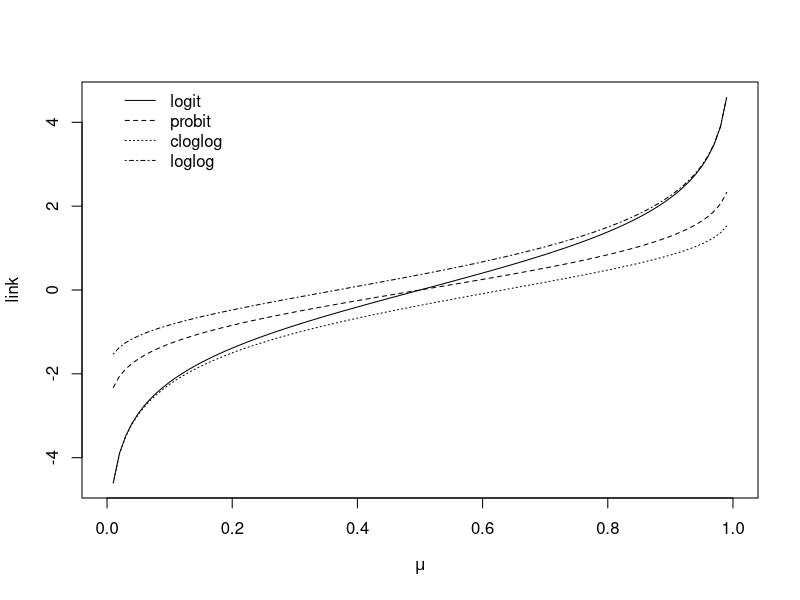
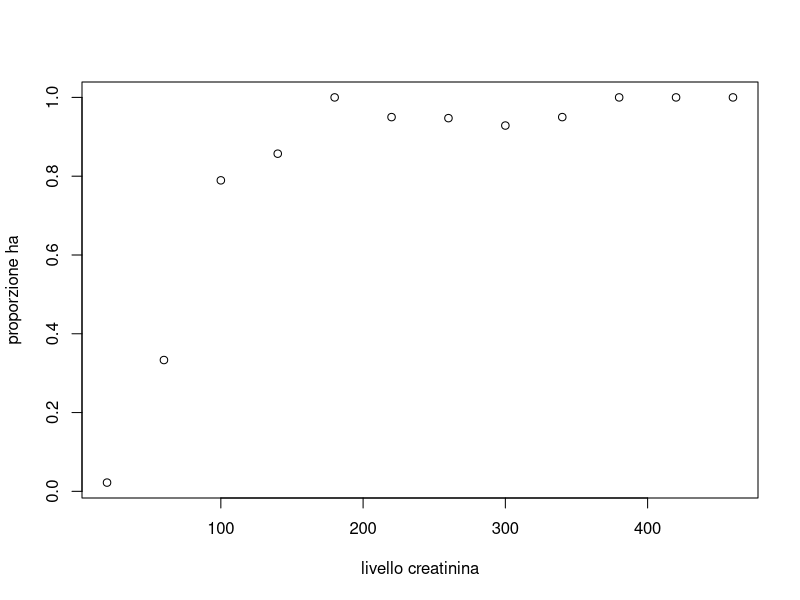
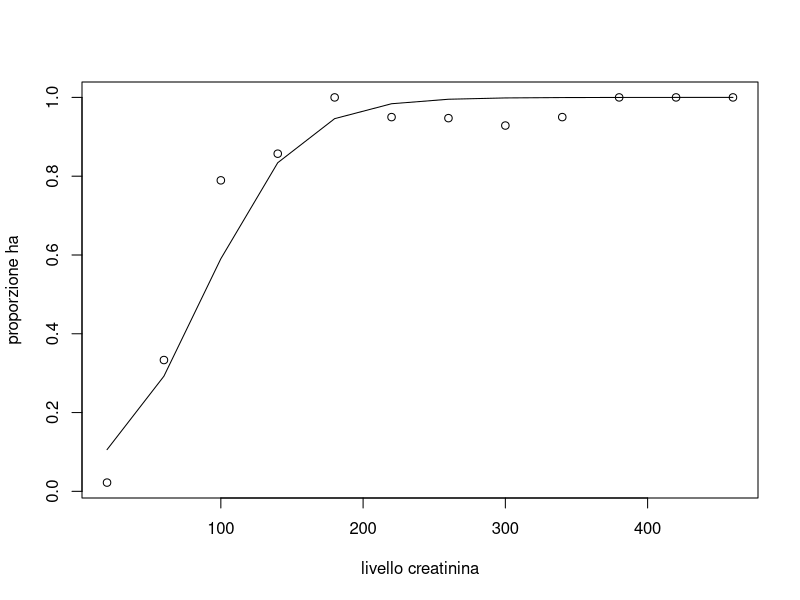

The R source for these figures, in order:


###############
#STATISTICA III
###############


#________________________________
#     LEZIONE 2: GLM IN GENERALE
#________________________________



#In R i glm si stimano con la funzione: glm(formula, family = , data=)

#L'oggetto family specifica sia la famiglia parametrica di tipo DE1, sia il link.

#Un elenco delle DE1 implementate con i rispettivi link canonici (dall'help):
#binomial(link = "logit")
#gaussian(link = "identity")
#Gamma(link = "inverse")
#inverse.gaussian(link = "1/mu^2")
#poisson(link = "log")
#quasi(link = "identity", variance = "constant")
#quasibinomial(link = "logit")
#quasipoisson(link = "log")

#Se non specificato il link di default e' quello canonico.
#I link implementati da R sono: "logit", "probit", "cauchit", "cloglog", "identity",
#"log", "sqrt", "1/mu^2"e "inverse"


#ogni link (oggetto di classe "link-glm") e' una lista che fornisce

#$linkfun:  Link function:  function(mu)
  
#$linkinv:   Inverse link function:  function(eta)
  
#$mu.eta:  Derivative function(eta):  dmu/deta

#$valideta:  function(eta) { TRUE if eta is in the domain of linkinv }.

#$name: a name to be used for the link

#Ad esempio:

make.link("inverse")

#-----------------------------------
#Caratteristiche della funzione glm
#-----------------------------------

help(glm)     #oppure evidenzio glm +F1

#Gli argomenti data, subset, na.action, offset hanno lo stesso significato
#e lo stesso utilizzo che avevano negli lm

#Argomento start: serve per specificare eventuali valori iniziali dei beta presenti nel
#predittore lineare (tipicamente non ce n'e' bisogno perche' l'algoritmo implementato
#in R fornisce in modo efficiente i valori iniziali)

#Argomento control: per scegliere alcune opzioni tecniche che controllano l'algortimo
#IRLS (possono essere utili quando nella stima si verificano problemi di convergenza).
#Ad esempio: 

#epsilon= (di default e' |dev - dev_{old}|/(|dev| + 0.1) <  1e-8.) indica il valore 
#nel cambiamento di due valori successivi nella devianza per poter dichiarare l'avvenuta
#convergenza

#maxit=  (di default e'25) numero massimo di iterazioni



#___________________
#Binomial regression
#___________________

#La famiglia e' binomial, i link implementati sono: logit, probit, cloglog


#-----------------------------
#confronto grafico tra i link
#-----------------------------

link.logit<-function(mu) log(mu/(1-mu))
link.probit<-function(mu) qnorm(mu)
link.cloglog<-function(mu) log(-log(1-mu))
link.loglog<-function(mu) -log(-log(mu))

par(mfrow=c(1,1))
curve(link.logit,0,1,xlab=expression(mu),ylab="link")
curve(link.probit,add=T,lty=2)
curve(link.cloglog,add=T,lty=3)
curve(link.loglog,add=T,lty=4)
legend(0.005,5,legend=c("logit","probit","cloglog","loglog"),lty=c(1,2,3,4),bty = "n")


#Ci sono due modi per specificare la variabile risposta:

#1. si fornisce la proporzione di successi (yi) come risposta e, tra gli argomenti
#della funzione glm, si specificano gli ni (numero di repliche) come weights

#2. si fornisce la risposta come array costituito da due colonne: la prima
#contiene il numero di successi (yitilde) e la seconda il numero degli insuccessi
#(ni-yitilde)


#----------------------------------------------------------------------------------
#Primo esempio con dati dicotomici con replicazioni e 1 esplicativa. Link canonico.
#----------------------------------------------------------------------------------

#DATA SET HEART: 360 pazienti reclutati perche' con sospetti problemi cardiaci (Hand et al., 1994,
#"A handbook of small data sets", Chapman & Hall). Investigazione medica successiva:
#si/no attacco cardiaco (ha)

#ck = livello di creatinina (solo valori centrali di classe)
#h.ok = numero di pazienti senza attacco cardiaco
#h.a = numero di pazienti con attacco cardiaco

#obiettivo: capire se ck puo' essere una buona esplicativa per la probabilita` di ha (=successo)


ck<-c(20,60,100,140,180,220,260,300,340,380,420,460)
seq(20,460,by=40)
h.a<-c(2,13,30,30,21,19,18,13,19,15,7,8)    #yitilde
h.ok<-c(88,26,8,5,0,1,1,1,1,0,0,0)          #ni-yitilde
(heart<-data.frame(ck,h.ok,h.a) )


(m<-length(ck))        #numero di pattern della esplicativa (con k=1 coincide col numero di valori)
(n.i<-h.ok+h.a)        #numero di repliche per ogni valore della esplicativa
(y.i<-h.a/n.i)         #frequenza relativa dei successi


#plot delle frequenze relative vs ai livelli di ck
plot(y.i~ck,xlab="livello creatinina", ylab="proporzione ha")


#stima del modello di regressione logistica nelle due varianti di specificazione della risposta
mod.1<-glm(y.i~ck,family=binomial,weights=n.i)
mod.1

mod.2<-glm(cbind(h.a,h.ok)~ck,family=binomial)
mod.2

summary(mod.2)



#Null Deviance e' la devianza del modello con la sola intercetta
#Residual Deviance e' la devianza del modello stimato

#ATTENZIONE: df=m-k-1 e non n-k-1

#La devianza=36.93 e' "troppo alta" rispetto ai gdl=10 (media del chi-quadro) anche tenendo
#conto della deviazione standard: sqrt(2*gdl) oppure 2*sqrt(2*gdl)
sqrt(2*10)
2*sqrt(2*10)

(dev<-mod.2$deviance)

#Test (approssimato) per la bonta' del modello BASATO SULLA DEVIANZA
#H0: il modello e' adeguato (cioe' sufficientemente vicino al modello saturo)
(p.value<-1-pchisq(dev,10))
#rifiuto H0: rifiuto il modello


#Test (approssimato) per la bonta' del modello BASATO SU X2
(X2<-sum(residuals(mod.2,type="pearson")^2))
(p.value<-1-pchisq(X2,10))
#rifiuto H0: rifiuto il modello


#interpretazione: exp(beta.hat)= odds ratio
exp(0.031244)  #circa 1.03 stima dell'odds ratio
#passando da un valore di ck al valore aumentato di 1 (e fermo restando tutto il resto)
#l'odds relativo all'attacco cardiaco aumenta del 3% circa
#(associazione positiva tra aumento di creatinina e attacco cardiaco)


#Dati osservati e valori fittati: il plot del modello stimato sovraimposto alle proporzioni
#osservate:
par(mfrow=c(1,1))
plot(y.i~ck,xlab="livello creatinina", ylab="proporzione ha")
lines(ck,fitted(mod.1))

#MANCA LA DIAGNOSTICA

